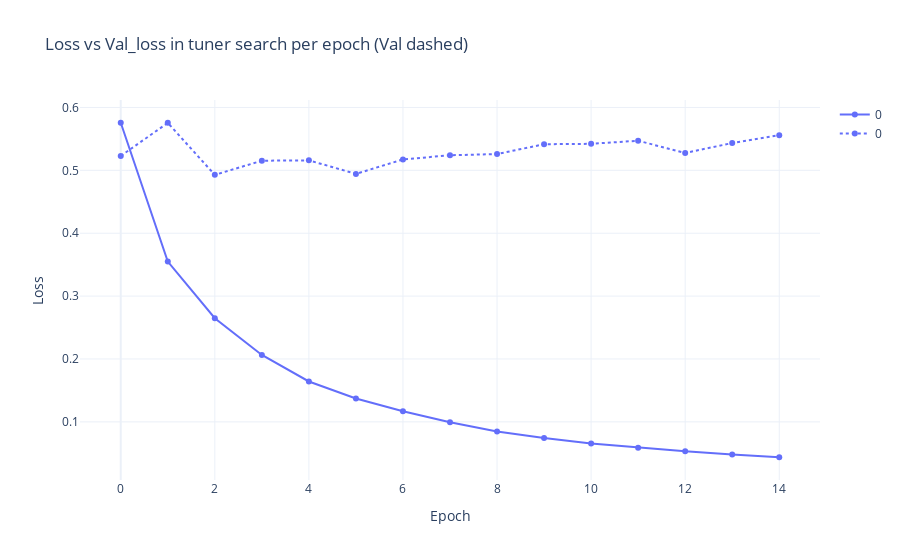
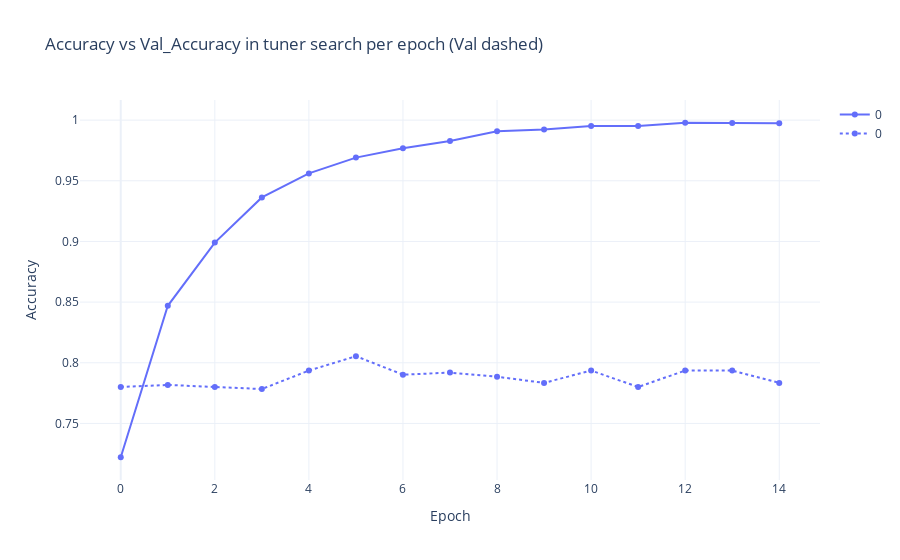

Here is the notebook cell these charts were saved with, in order:
### Markdown cell above
The model fails to generalize well as it only has

### Code cell
from utils.data_processing import make_loss_graphs, make_loss_accuracy_graphs, add_tuner_iteration_to_data
import pandas

csv = pandas.read_csv(f"{project_definition['name']}_train.csv")
add_tuner_iteration_to_data(csv)

loss_graph = make_loss_graphs(csv)
acc_graph = make_loss_accuracy_graphs(csv)

loss_graph.update_layout(title="Loss vs Val_loss in tuner search per epoch (Val dashed)").show()
acc_graph.update_layout(title="Accuracy vs Val_Accuracy in tuner search per epoch (Val dashed)").show()

### Figure 1 — Plotly figure (JSON) as saved in the notebook; plotly's stock layout.template omitted (floating-point values rounded to 4 significant figures)
{"data": [{"hovertemplate": "tuner_iteration=0<br>variable=loss<br>epoch=%{x}<br>value=%{y}<extra></extra>", "legendgroup": "0", "line": {"color": "#636efa", "dash": "solid"}, "marker": {"symbol": "circle"}, "mode": "lines+markers", "name": "0", "orientation": "v", "showlegend": true, "x": [0, 1, 2, 3, 4, 5, 6, 7, 8, 9, 10, 11, 12, 13, 14], "xaxis": "x", "y": [0.5757, 0.3549, 0.2648, 0.2064, 0.1642, 0.1371, 0.1169, 0.09948, 0.0847, 0.07433, 0.06548, 0.05904, 0.05335, 0.04812, 0.04373], "yaxis": "y", "type": "scatter"}, {"hovertemplate": "tuner_iteration=0<br>variable=val_loss<br>epoch=%{x}<br>value=%{y}<extra></extra>", "legendgroup": "0", "line": {"color": "#636efa", "dash": "dot"}, "marker": {"symbol": "circle"}, "mode": "lines+markers", "name": "0", "orientation": "v", "showlegend": true, "x": [0, 1, 2, 3, 4, 5, 6, 7, 8, 9, 10, 11, 12, 13, 14], "xaxis": "x", "y": [0.5228, 0.5755, 0.4928, 0.5153, 0.5159, 0.4943, 0.5173, 0.524, 0.5259, 0.5415, 0.5422, 0.547, 0.5277, 0.5434, 0.5559], "yaxis": "y", "type": "scatter"}], "layout": {"xaxis": {"title": {"text": "Epoch"}}, "yaxis": {"title": {"text": "Loss"}}, "title": {"text": "Loss vs Val_loss in tuner search per epoch (Val dashed)"}}}

### Figure 2 — Plotly figure (JSON) as saved in the notebook; plotly's stock layout.template omitted (floating-point values rounded to 4 significant figures)
{"data": [{"hovertemplate": "tuner_iteration=0<br>variable=accuracy<br>epoch=%{x}<br>value=%{y}<extra></extra>", "legendgroup": "0", "line": {"color": "#636efa", "dash": "solid"}, "marker": {"symbol": "circle"}, "mode": "lines+markers", "name": "0", "orientation": "v", "showlegend": true, "x": [0, 1, 2, 3, 4, 5, 6, 7, 8, 9, 10, 11, 12, 13, 14], "xaxis": "x", "y": [0.7221, 0.8469, 0.8991, 0.9363, 0.9561, 0.9691, 0.9768, 0.9829, 0.9908, 0.9923, 0.9952, 0.9952, 0.9978, 0.9976, 0.9973], "yaxis": "y", "type": "scatter"}, {"hovertemplate": "tuner_iteration=0<br>variable=val_accuracy<br>epoch=%{x}<br>value=%{y}<extra></extra>", "legendgroup": "0", "line": {"color": "#636efa", "dash": "dot"}, "marker": {"symbol": "circle"}, "mode": "lines+markers", "name": "0", "orientation": "v", "showlegend": true, "x": [0, 1, 2, 3, 4, 5, 6, 7, 8, 9, 10, 11, 12, 13, 14], "xaxis": "x", "y": [0.78, 0.7817, 0.78, 0.7783, 0.7936, 0.8054, 0.7902, 0.7919, 0.7885, 0.7834, 0.7936, 0.78, 0.7936, 0.7936, 0.7834], "yaxis": "y", "type": "scatter"}], "layout": {"xaxis": {"title": {"text": "Epoch"}}, "yaxis": {"title": {"text": "Accuracy"}}, "title": {"text": "Accuracy vs Val_Accuracy in tuner search per epoch (Val dashed)"}}}
